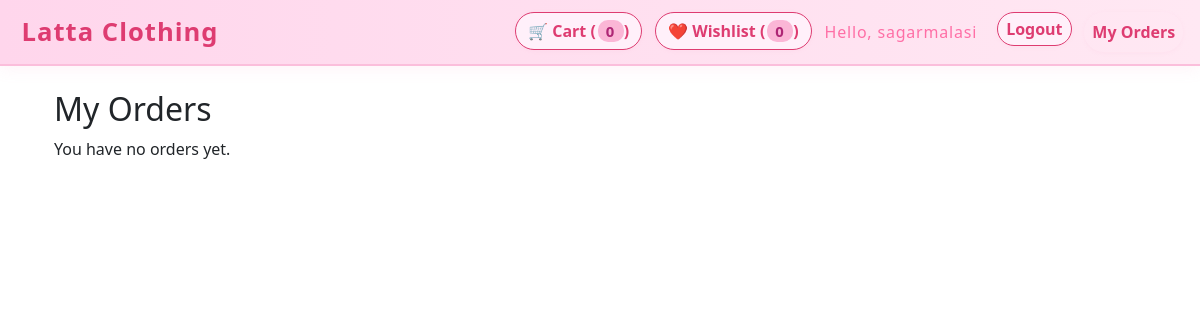
The app's page /my-orders/ (signed in), older data.
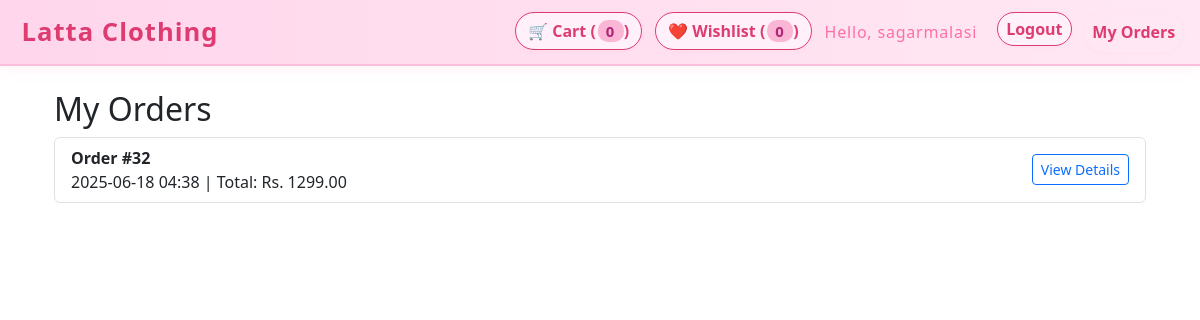
The same page, newer data.
### store/models.py (models this page shows, shortened)
class Order(models.Model):
    PAYMENT_CHOICES = (
        ('cod', 'Cash on Delivery'),
        ('stripe', 'Stripe'),
    )
    ORDER_STATUS_CHOICES = [
        ('Pending', 'Pending'),
        ('Processing', 'Processing'),
        ('Shipped', 'Shipped'),
        ('Delivered', 'Delivered'),
        ('Cancelled', 'Cancelled'),
    ]
    user = models.ForeignKey(User, on_delete=models.CASCADE)
    created_at = models.DateTimeField(auto_now_add=True)
    total_price = models.DecimalField(max_digits=10, decimal_places=2)
    full_name = models.CharField(max_length=100)
    address = models.TextField()
    phone = models.CharField(max_length=20)
    status = models.CharField(
        max_length=20,
        choices=ORDER_STATUS_CHOICES,
        default='Pending'
    )
    payment_method = models.CharField(
        max_length=10,
        choices=PAYMENT_CHOICES,
        default='cod',
    )
    class Meta:
        ordering = ['-created_at']

### store/views.py (the view)
# urls.py: path('my-orders/', views.my_orders, name='my_orders'),
@login_required
def my_orders(request):
    orders = Order.objects.filter(user=request.user).order_by('-created_at')
    return render(request, 'store/my_orders.html', {'orders': orders})

### store/templates/store/my_orders.html (shortened to what this page needs)
{% extends 'store/base.html' %}
{% block content %}
<div class="container mt-4">
  <h2>My Orders</h2>
  {% if orders %}
    <ul class="list-group">
      {% for order in orders %}
      <li class="list-group-item d-flex justify-content-between align-items-center">
        <div>
          <strong>Order #{{ order.id }}</strong><br>
          {{ order.created_at|date:"Y-m-d H:i" }} | Total: Rs. {{ order.total_price }}
        </div>
        <a href="{% url 'order_detail' order.id %}" class="btn btn-outline-primary btn-sm">View Details</a>
      </li>
      {% endfor %}
    </ul>
  {% else %}
    <p>You have no orders yet.</p>
  {% endif %}
</div>
{% endblock %}

Row changes from the older to the newer data that the page shows:
added Order: id "32", created_at "2025-06-18 04:38", total_price "1299.00"
Text that changed along with them:
text no longer shown: "You have no orders yet."
